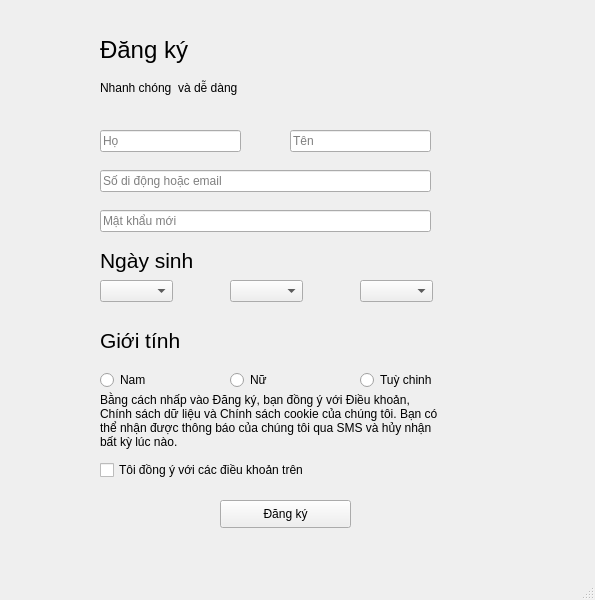
<?xml version="1.0" encoding="UTF-8"?>
<ui version="4.0">
 <class>DangKy</class>
 <widget class="QMainWindow" name="DangKy">
  <property name="geometry">
   <rect>
    <x>0</x>
    <y>0</y>
    <width>595</width>
    <height>600</height>
   </rect>
  </property>
  <property name="windowTitle">
   <string>MainWindow</string>
  </property>
  <widget class="QWidget" name="centralwidget">
   <widget class="QLabel" name="label">
    <property name="geometry">
     <rect>
      <x>100</x>
      <y>30</y>
      <width>131</width>
      <height>41</height>
     </rect>
    </property>
    <property name="font">
     <font>
      <pointsize>18</pointsize>
     </font>
    </property>
    <property name="text">
     <string>&lt;html&gt;&lt;head/&gt;&lt;body&gt;&lt;p&gt;Đăng ký&lt;/p&gt;&lt;/body&gt;&lt;/html&gt;</string>
    </property>
   </widget>
   <widget class="QLabel" name="label_2">
    <property name="geometry">
     <rect>
      <x>100</x>
      <y>80</y>
      <width>161</width>
      <height>16</height>
     </rect>
    </property>
    <property name="text">
     <string>Nhanh chóng  và dễ dàng</string>
    </property>
   </widget>
   <widget class="QLabel" name="label_3">
    <property name="geometry">
     <rect>
      <x>100</x>
      <y>230</y>
      <width>131</width>
      <height>61</height>
     </rect>
    </property>
    <property name="font">
     <font>
      <pointsize>16</pointsize>
     </font>
    </property>
    <property name="text">
     <string>Ngày sinh</string>
    </property>
   </widget>
   <widget class="QLabel" name="label_4">
    <property name="geometry">
     <rect>
      <x>100</x>
      <y>325</y>
      <width>111</width>
      <height>31</height>
     </rect>
    </property>
    <property name="font">
     <font>
      <pointsize>16</pointsize>
     </font>
    </property>
    <property name="text">
     <string>Giới tính</string>
    </property>
   </widget>
   <widget class="QLabel" name="label_5">
    <property name="geometry">
     <rect>
      <x>100</x>
      <y>380</y>
      <width>351</width>
      <height>81</height>
     </rect>
    </property>
    <property name="text">
     <string>Bằng cách nhấp vào Đăng ký, bạn đồng ý với Điều khoản,
Chính sách dữ liệu và Chính sách cookie của chúng tôi. Bạn có
thể nhận được thông báo của chúng tôi qua SMS và hủy nhận
bất kỳ lúc nào.</string>
    </property>
   </widget>
   <widget class="QCheckBox" name="cbDieuKhoan">
    <property name="geometry">
     <rect>
      <x>100</x>
      <y>460</y>
      <width>291</width>
      <height>20</height>
     </rect>
    </property>
    <property name="text">
     <string>Tôi đồng ý với các điều khoản trên</string>
    </property>
   </widget>
   <widget class="QPushButton" name="btnDangKy">
    <property name="geometry">
     <rect>
      <x>220</x>
      <y>500</y>
      <width>131</width>
      <height>28</height>
     </rect>
    </property>
    <property name="text">
     <string>Đăng ký</string>
    </property>
   </widget>
   <widget class="QRadioButton" name="rbNam">
    <property name="geometry">
     <rect>
      <x>100</x>
      <y>370</y>
      <width>95</width>
      <height>20</height>
     </rect>
    </property>
    <property name="text">
     <string>Nam</string>
    </property>
   </widget>
   <widget class="QRadioButton" name="rbNu">
    <property name="geometry">
     <rect>
      <x>230</x>
      <y>370</y>
      <width>95</width>
      <height>20</height>
     </rect>
    </property>
    <property name="text">
     <string>Nữ</string>
    </property>
   </widget>
   <widget class="QRadioButton" name="rbTuychinh">
    <property name="geometry">
     <rect>
      <x>360</x>
      <y>370</y>
      <width>95</width>
      <height>20</height>
     </rect>
    </property>
    <property name="text">
     <string>Tuỳ chinh</string>
    </property>
   </widget>
   <widget class="QLineEdit" name="txtHo">
    <property name="geometry">
     <rect>
      <x>100</x>
      <y>130</y>
      <width>141</width>
      <height>22</height>
     </rect>
    </property>
    <property name="placeholderText">
     <string>Họ</string>
    </property>
   </widget>
   <widget class="QLineEdit" name="txtSDTEmail">
    <property name="geometry">
     <rect>
      <x>100</x>
      <y>170</y>
      <width>331</width>
      <height>22</height>
     </rect>
    </property>
    <property name="placeholderText">
     <string>Số di động hoặc email</string>
    </property>
   </widget>
   <widget class="QLineEdit" name="txtTen">
    <property name="geometry">
     <rect>
      <x>290</x>
      <y>130</y>
      <width>141</width>
      <height>22</height>
     </rect>
    </property>
    <property name="placeholderText">
     <string>Tên</string>
    </property>
   </widget>
   <widget class="QLineEdit" name="txtMatkhau">
    <property name="geometry">
     <rect>
      <x>100</x>
      <y>210</y>
      <width>331</width>
      <height>22</height>
     </rect>
    </property>
    <property name="placeholderText">
     <string>Mật khẩu mới</string>
    </property>
   </widget>
   <widget class="QComboBox" name="cbNgay">
    <property name="geometry">
     <rect>
      <x>100</x>
      <y>280</y>
      <width>73</width>
      <height>22</height>
     </rect>
    </property>
    <property name="currentText">
     <string/>
    </property>
   </widget>
   <widget class="QComboBox" name="cbThang">
    <property name="geometry">
     <rect>
      <x>230</x>
      <y>280</y>
      <width>73</width>
      <height>22</height>
     </rect>
    </property>
   </widget>
   <widget class="QComboBox" name="cbNam">
    <property name="geometry">
     <rect>
      <x>360</x>
      <y>280</y>
      <width>73</width>
      <height>22</height>
     </rect>
    </property>
   </widget>
  </widget>
  <widget class="QMenuBar" name="menubar">
   <property name="geometry">
    <rect>
     <x>0</x>
     <y>0</y>
     <width>595</width>
     <height>26</height>
    </rect>
   </property>
  </widget>
  <widget class="QStatusBar" name="statusbar"/>
 </widget>
 <resources/>
 <connections/>
</ui>
